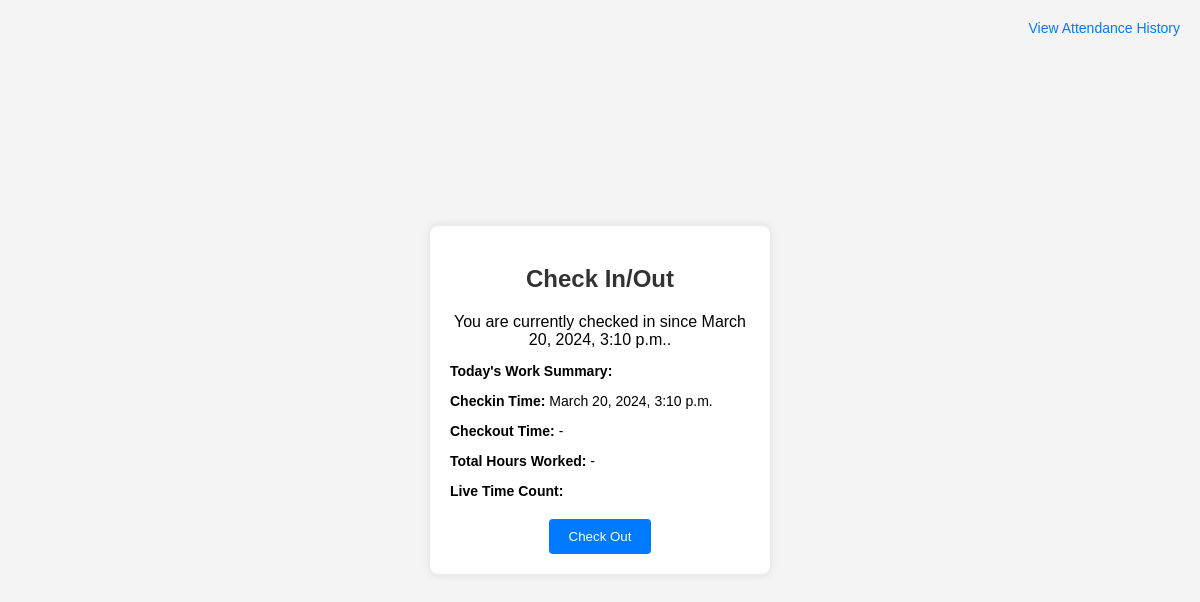
/checkInCheckOut/check_in_out/ (signed in), run on an earlier commit of the app's database.
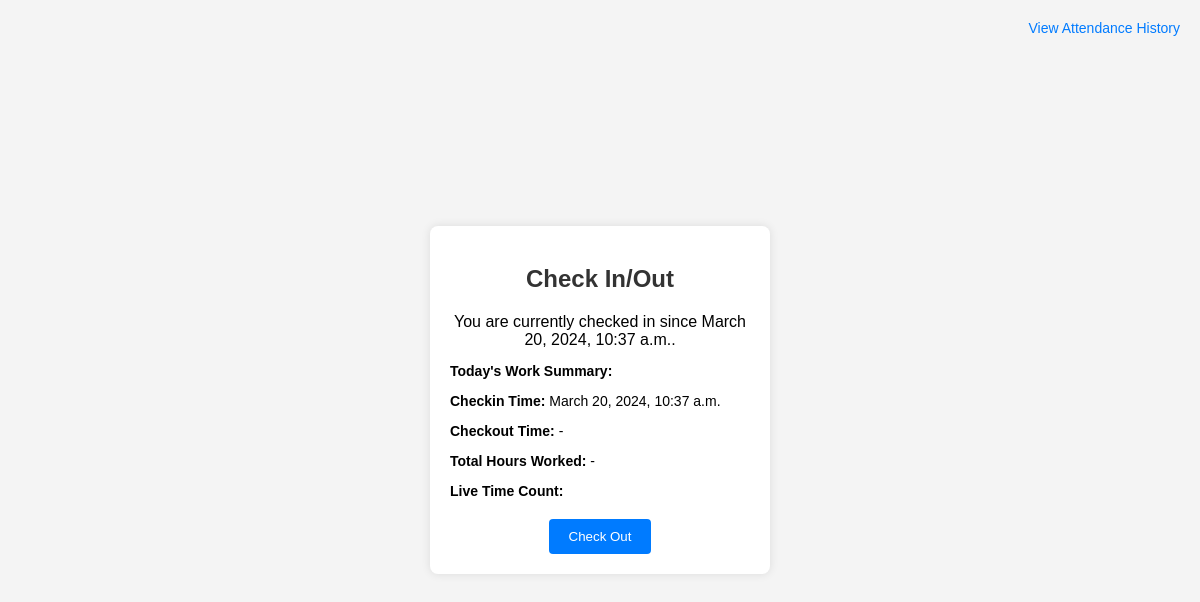
And on a later commit of the database.
### checkInCheckOut/models/Attendance.py (models this page shows)
class Attendance(models.Model):
    user = models.ForeignKey(CustomeUserModel, on_delete=models.CASCADE,verbose_name='User')
    check_in_time = models.DateTimeField(null=True, blank=True,verbose_name='Check in')
    check_out_time = models.DateTimeField(null=True, blank=True,verbose_name='Check out')

### checkInCheckOut/views/checkinCheckoutV.py (the view, shortened to what this page needs)
# urls.py: path('check_in_out/', check_in_out, name='check_in_out'),
@login_required
def check_in_out(request):
    user = request.user
    attendance = Attendance.objects.filter(user=user,check_in_time__date=datetime.now().date()).last()
    return render(request, 'checkInCheckOut/checkin_checkout.html', {'attendance': attendance})

### checkInCheckOut/templates/checkInCheckOut/checkin_checkout.html (shortened to what this page needs)
<!DOCTYPE html>
<html lang="en">
<head>
</head>
<body>
    <div class="container">
        <h2>Check In/Out</h2>
        <a href="{% url 'attendance_history' %}" class="top-right-link">View Attendance History</a>
        {% if attendance %}
            {% if not attendance.check_out_time %}
                <p>You are currently checked in since {{ attendance.check_in_time }}.</p>
                <div class="time-info">
                    <p class="time-label">Today's Work Summary:</p>
                    <p><span class="time-label">Checkin Time:</span> {{ attendance.check_in_time }}</p>
                    <p><span class="time-label">Checkout Time:</span> -</p>
                    <p><span class="time-label">Total Hours Worked:</span> -</p>
                    <p><span class="time-label">Live Time Count:</span> </p>
                </div>
                <form id="check-out-form" method="post">
                    <button type="submit" name="action" value="check_out">Check Out</button>
                </form>
            {% endif %}
        {% else %}
            <p>You haven't checked in yet.</p>
            <form id="check-in-form" method="post">
                {% csrf_token %}
                <button type="submit" name="action" value="check_in">Check In</button>
            </form>
        {% endif %}
    </div>
</body>
</html>

What changed in the data, as far as the page shows it:
no longer on this page (row edited): Attendance: check_in_time "March 20, 2024, 3:10 p.m."
added Attendance: check_in_time "March 20, 2024, 10:37 a.m."
